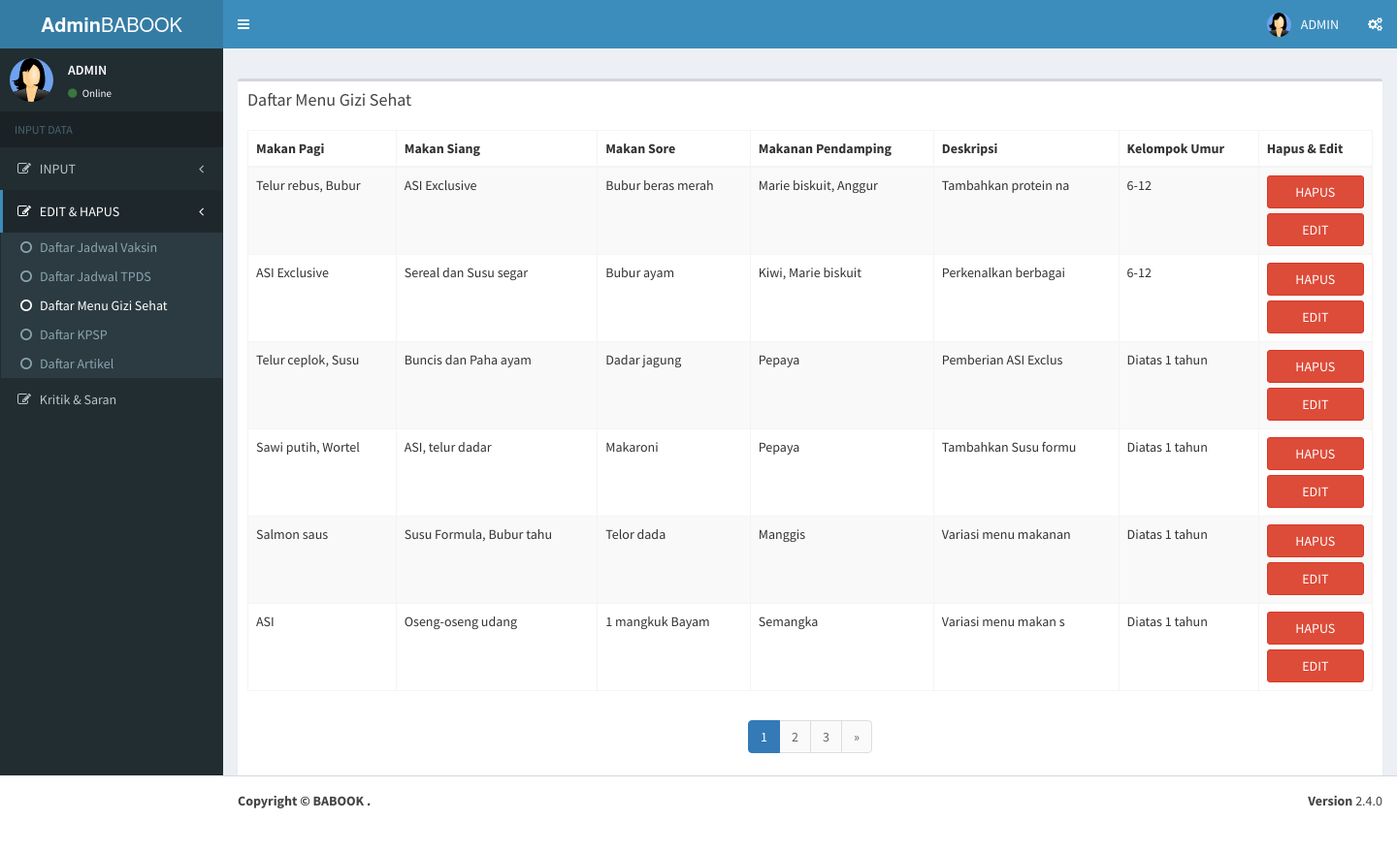
Screenshot of /ci319/assets/adminlte24/pages/forms/tampilmenu.php (signed in) with the database file from the repository.
### tables this page shows
CREATE TABLE `menu` (
  `id_menu` int(3) NOT NULL,
  `makan_pagi` varchar(75) DEFAULT NULL,
  `makan_siang` varchar(75) DEFAULT NULL,
  `makan_sore` varchar(75) DEFAULT NULL,
  `makanan_pendamping` varchar(75) DEFAULT NULL,
  `deskripsi` text DEFAULT NULL,
  `kelompok_umur` enum('0-6','6-12','Diatas 1 tahun') DEFAULT NULL
);

### fungsijadwal.php (called while the page is built, shortened)
<?php
$mysqli = mysqli_connect("localhost","root", "", "babook");
function query($query){
	global $mysqli;
	$result= mysqli_query($mysqli,$query) ;
	$rows=[];
	while ($row=mysqli_fetch_assoc($result)) {
		$rows[]=$row;
	}
	return $rows;
}
?>

### ci319/assets/adminlte24/pages/forms/tampilmenu.php (the view, shortened to what this page needs)
<?php
require '../../../../../fungsijadwal.php';
  ?>
<!DOCTYPE html>
<html>
<head>
  <link rel="stylesheet" href="../../bower_components/bootstrap/dist/css/bootstrap.min.css">
  <link rel="stylesheet" href="../../bower_components/font-awesome/css/font-awesome.min.css">
  <link rel="stylesheet" href="../../bower_components/Ionicons/css/ionicons.min.css">
  <link rel="stylesheet" href="../../bower_components/bootstrap-daterangepicker/daterangepicker.css">
  <link rel="stylesheet" href="../../bower_components/bootstrap-datepicker/dist/css/bootstrap-datepicker.min.css">
  <link rel="stylesheet" href="../../plugins/iCheck/all.css">
  <link rel="stylesheet" href="../../bower_components/bootstrap-colorpicker/dist/css/bootstrap-colorpicker.min.css">
  <link rel="stylesheet" href="../../plugins/timepicker/bootstrap-timepicker.min.css">
  <link rel="stylesheet" href="../../bower_components/select2/dist/css/select2.min.css">
  <link rel="stylesheet" href="../../dist/css/AdminLTE.min.css">
  <link rel="stylesheet" href="../../dist/css/skins/_all-skins.min.css">
    <link rel="stylesheet" href="../../plugins/pace/pace.min.css">
</head>
<body class="hold-transition skin-blue sidebar-mini">
<div class="wrapper">
  <header class="main-header">
    <a href="welcome.php" class="logo">
      <span class="logo-lg"><b>Admin</b>BABOOK</span>
    </a>
    <nav class="navbar navbar-static-top">
      <a href="#" class="sidebar-toggle" data-toggle="push-menu" role="button">
      </a>
      <div class="navbar-custom-menu">
        <ul class="nav navbar-nav">
          <li class="dropdown user user-menu">
            <a href="#" class="dropdown-toggle" data-toggle="dropdown">
              <img src="../../dist/img/user.jpg" class="user-image" alt="User Image">
              <span class="hidden-xs">ADMIN</span>
            </a>
          </li>
          <li>
            <a href="#" data-toggle="control-sidebar"><i class="fa fa-gears"></i></a>
          </li>
        </ul>
      </div>
    </nav>
  </header>
  <aside class="main-sidebar">
    <section class="sidebar">
      <div class="user-panel">
        <div class="pull-left image">
          <img src="../../dist/img/user.jpg" class="img-circle" alt="User Image">
        </div>
        <div class="pull-left info">
          <p>ADMIN</p>
          <a href="#"><i class="fa fa-circle text-success"></i> Online</a>
        </div>
      </div>
      <ul class="sidebar-menu" data-widget="tree">
        <li class="header">INPUT DATA</li>
        <li class="treeview">
        <a href="#">
            <i class="fa fa-edit"></i> <span>INPUT</span>
            <span class="pull-right-container">
              <i class="fa fa-angle-left pull-right"></i>
            </span>
          </a>
        </li>
        <li class="treeview active">
         <a href="#">
            <i class="fa fa-edit"></i> <span>EDIT & HAPUS</span>
            <span class="pull-right-container">
              <i class="fa fa-angle-left pull-right"></i>
            </span>
          </a>
          <ul class="treeview-menu" style="display:block;">
             <li><a href="tampiljadwalvaksin.php"><i class="fa fa-circle-o"></i>Daftar Jadwal Vaksin</a></li>
              <li><a href="tampiljadwalppi.php"><i class="fa fa-circle-o"></i>Daftar Jadwal TPDS</a></li>
              <li class="active"><a href="tampilmenu.php"><i class="fa fa-circle-o"></i>Daftar Menu Gizi Sehat</a></li>
              <li><a href="tampilkpsp.php"><i class="fa fa-circle-o"></i>Daftar KPSP</a></li>
               <li><a href="tampilartikel.php"><i class="fa fa-circle-o"></i>Daftar Artikel</a></li>
            </ul>
        </li>
              <li class="treeview">
         <a href="#">
            <i class="fa fa-edit"></i> <span>Kritik & Saran</span>
          </a>
    </li>
    </section>
  </aside>
  <div class="content-wrapper">
    <section class="content-header">
    </section>
    <section class="content">
      <div class="row">
        <div class="col-md-6">
            </div>
          </div>
<div class="box">
              <div class="box-header">
                <h3 class="box-title">Daftar Menu Gizi Sehat</h3>
              </div>
              <?php
$jumlahDataPerHalaman = 6;
$jumlahData = count(query("SELECT * from menu order by id_menu desc"));
$jumlahHalaman = ceil($jumlahData / $jumlahDataPerHalaman);
$halamanAktif = (isset($_GET["halaman"]) ) ? $_GET["halaman"] : 1;
$awalData = ( $jumlahDataPerHalaman * $halamanAktif) - $jumlahDataPerHalaman;
$menu=query("SELECT * FROM menu order by id_menu desc limit $awalData, $jumlahDataPerHalaman");
 ?>
               <form>
              <div class="box-body">
                <table id="example1" class="table table-bordered table-striped">
                 <thead>
            <tr>
                <th>Makan Pagi</th>
                <th>Makan Siang</th>
                <th>Makan Sore</th>
                <th>Makanan Pendamping</th>
                <th>Deskripsi</th>
                <th>Kelompok Umur</th>
                <th>Hapus & Edit</th>
               </tr>
            </thead>
              <tbody>
            <?php foreach ($menu as $row):  ?>
            <tr>
                <td><?= $row["makan_pagi"]; ?></td>
                <td><?= $row["makan_siang"]; ?></td>
                <td><?= $row["makan_sore"]; ?></td>
                <td><?= $row["makanan_pendamping"]; ?></td>
                <td><?= substr($row['deskripsi'],0,20); ?></td>
                 <td><?= $row["kelompok_umur"]; ?></td>
                <td><a type="button" class="btn btn-block btn-danger" href="hapusmenu.php?id_menu=<?= $row["id_menu"]; ?>">HAPUS</a><a type="button" class="btn btn-block btn-danger" href="updatemenu.php?id_menu=<?= $row["id_menu"]; ?>">EDIT</a></td>
                </tr>
            <?php endforeach;?>
              </table>
          </div>
                <div class="text-center">
<nav aria-label="Page navigation example">
  <ul class="pagination justify-content-center">
<?php for ($i=1; $i<= $jumlahHalaman ; $i++) : ?>
  <li class="page-item active">
  <?php if ($i == $halamanAktif) : ?>
    <a class="page-link" href="?halaman=<?= $i; ?>"><?php echo $i; ?></a>
    <?php else : ?>
    </li>
    <li class="page-item">
      <a class="page-link" href="?halaman=<?= $i; ?>"><?php echo $i; ?></a>
    <?php endif; ?>
  </li>
<?php endfor; ?>
<?php if($halamanAktif < $jumlahHalaman) : ?>
  <li class="page-item">
  <a class="page-link" href="?halaman=<?= $halamanAktif + 1; ?>">
    <span>&raquo;</span>
  </a>
<?php endif; ?>
</li>
</ul>
</nav>
</div>
</div>
</div>
              </div>
  <footer class="main-footer">
    <div class="pull-right hidden-xs">
      <b>Version</b> 2.4.0
    </div>
    <strong>Copyright &copy; BABOOK <a href="https://adminlte.io"></a>.</strong>
  </footer>
</body>
</html>

### rows the page displays
menu: makan_pagi "Telur rebus, Bubur", makan_siang "ASI Exclusive", makan_sore "Bubur beras merah", makanan_pendamping "Marie biskuit, Anggur", deskripsi "Tambahkan protein na", kelompok_umur "6-12"
menu: makan_pagi "ASI Exclusive", makan_siang "Sereal dan Susu segar", makan_sore "Bubur ayam", makanan_pendamping "Kiwi, Marie biskuit", deskripsi "Perkenalkan berbagai", kelompok_umur "6-12"
menu: makan_pagi "Telur ceplok, Susu", makan_siang "Buncis dan Paha ayam", makan_sore "Dadar jagung", makanan_pendamping "Pepaya", deskripsi "Pemberian ASI Exclus", kelompok_umur "Diatas 1 tahun"
menu: makan_pagi "Sawi putih, Wortel", makan_siang "ASI, telur dadar", makan_sore "Makaroni", makanan_pendamping "Pepaya", deskripsi "Tambahkan Susu formu", kelompok_umur "Diatas 1 tahun"
menu: makan_pagi "Salmon saus", makan_siang "Susu Formula, Bubur tahu", makan_sore "Telor dada", makanan_pendamping "Manggis", deskripsi "Variasi menu makanan", kelompok_umur "Diatas 1 tahun"
menu: makan_pagi "ASI", makan_siang "Oseng-oseng udang", makan_sore "1 mangkuk Bayam", makanan_pendamping "Semangka", deskripsi "Variasi menu makan s", kelompok_umur "Diatas 1 tahun"
